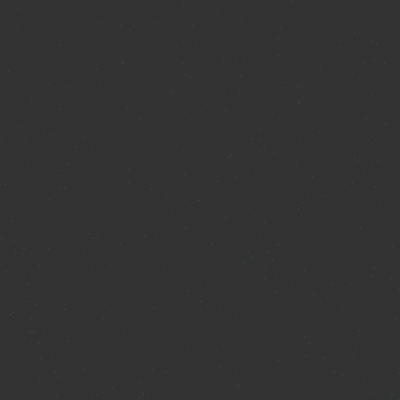
Frame 1 (no input)
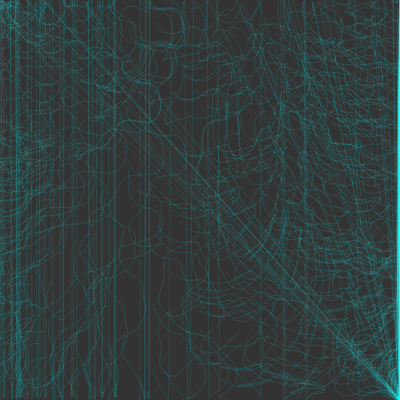
Frame 60 (no input)
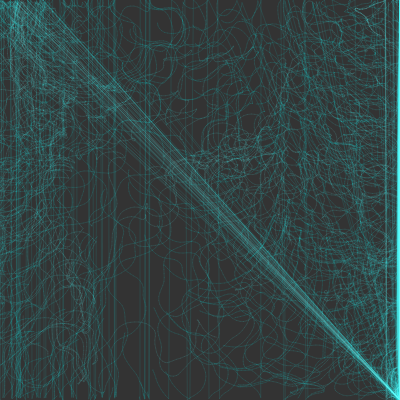
Frame 120 (the mouse pressed at the canvas centre since frame 60)

The p5.js sketch that drew these frames (run headless with seeded random() and noise() and a simulated clock; from frame 60 on, the mouse is pressed at the canvas centre):

// p5.js sketch
// ── sketch.js
/*
  Perlin Noise Flow Field

  Wikipedia article about the vector field:
  https://en.wikipedia.org/wiki/Vector_field

  Wikipedia article about Perlin noise
  https://en.wikipedia.org/wiki/Perlin_noise

  P5.js docs about Perlin Noise
  https://p5js.org/reference/#/p5/noise

  Based on the Coding Train Coding Challenge #24
  https://www.youtube.com/watch?v=BjoM9oKOAKY&t=1s
*/

// We need a value that con "move the noise through time"
const increment = 0.01;
// We need a scale value, so we don't get a vector for each pixel
const scale = 10;
// And we need variables for columns and rows
let cols, rows;
// Set up the z offset that we use to change the time for animation
let zoff = 0;
// We need an array to store our particles
const particles = [];
// We need an array for our flow field, later changed to an array on setup()
let flowField;

// To keep track with our framerate in the project we do need a variable
// This is just for development, we remove it in production
let fr;

setup = () => {
  createCanvas(400, 400);
  // Calculate the number of cols and rows and remove the decimal place
  cols = floor(width / scale);
  rows = floor(height / scale);
  // initiate an empty array for the flow field
  flowField = new Array();

  // Create an empty paragraph for the framerate
  fr = createP('');

  // Put 300 particles in the particle array
  for (let i = 0; i < 300; i++) {
    particles[i] = new Particle();
  }

  // Set the background here, else our drawing will ne erased
  background(51);
};

draw = () => {
  // We need to set a offset for the color that change for every run
  // to calculate the noise from, else we just gat the same color for each pixel
  let yoff = 0;

  for (let y = 0; y < rows; y++) {
    // We also need to set an offset for every run through the x axis
    let xoff = 0;
    for (let x = 0; x < cols; x++) {
      // Find the index for the vector field
      const index = x + y * cols;
      // Create an angle based on noise, created from the offsets
      // and PI
      const angle = noise(xoff, yoff, zoff) * TWO_PI * 4;

      // Make a angle vector for our flow field field based
      const vec = p5.Vector.fromAngle(angle);
      // Set the magnitude for the vector
      vec.setMag(1);

      // Draw our vector
      flowField[index] = vec;
      // Move the xoff
      xoff += increment;
      // draw the vector
      stroke(0, 50);
      /*       push();
      translate(x * scale, y * scale);
      rotate(vec.heading());
      strokeWeight(1);
      line(0, 0, scale, 0);
      pop();
 */
    }
    // Move the y off
    yoff += increment;
    // move  the "time"
    zoff += 0.003;
  }

  // Add the particles
  for (let i = 0; i < particles.length; i++) {
    particles[i].follow(flowField);
    particles[i].update();
    particles[i].edges();
    particles[i].show();
  }

  // Add the framerate to the page
  // fr.html(floor(frameRate()));
};

// ── Particle.js
// Just a "standard" physic engine, see the Nature of Code play list for
// more information about vectors and vector math
// https://youtube.com/playlist?list=PLRqwX-V7Uu6ZV4yEcW3uDwOgGXKUUsPOM

class Particle {
  constructor() {
    this.position = createVector(random(width), random(height));
    this.velocity = createVector(0, 0);
    this.acceleration = createVector(0, 0);

    this.maxSpeed = 4;
    this.h = 0;

    this.prevPos = this.position.copy();
  }

  // This function makes the particle follow the nearest flow field vector
  follow(vectors) {
    const x = floor(this.position.x / scale);
    const y = floor(this.position.y / scale);

    const index = x + y * cols;

    const force = vectors[index];
    this.applyForce(force);
  }

  update() {
    this.velocity.add(this.acceleration);
    this.velocity.limit(this.maxSpeed);
    this.position.add(this.velocity);
    // Reset acceleration to zero
    this.acceleration.mult(0);
  }

  applyForce(force) {
    this.acceleration.add(force);
  }

  show() {
    stroke(this.h, 255, 255, 25);
    this.h = this.h + 1;
    if (this.h > 255) {
      this.h = 0;
    }
    strokeWeight(1);
    line(this.position.x, this.position.y, this.prevPos.x, this.prevPos.y);
    this.updatePrev();
  }

  updatePrev() {
    this.prevPos.x = this.position.x;
    this.prevPos.y = this.position.y;
  }

  // "Reset" the pixel if it gets outside the canvas
  edges() {
    if (this.position.x > width) {
      this.position.y = 0;
    }

    if (this.position.y < 0) {
      this.position.x = width;
    }

    if (this.position.y > height) {
      this.position.y = 0;
    }

    if (this.position.y < 0) {
      this.position.y = height;
    }
  }
}
